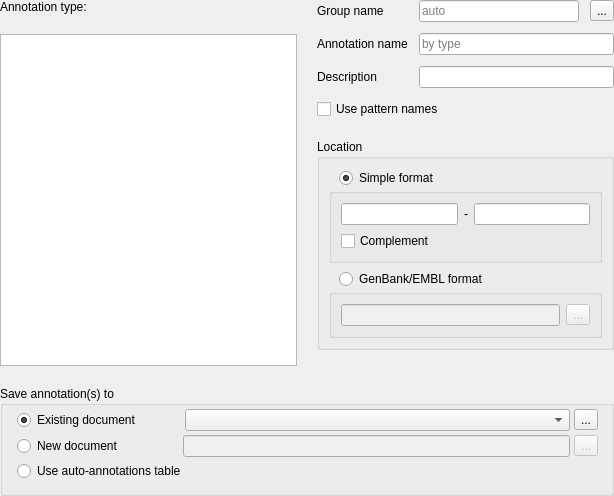
<?xml version="1.0" encoding="UTF-8"?>
<ui version="4.0">
 <class>CreateAnnotationFullWidget</class>
 <widget class="QWidget" name="CreateAnnotationFullWidget">
  <property name="geometry">
   <rect>
    <x>0</x>
    <y>0</y>
    <width>614</width>
    <height>496</height>
   </rect>
  </property>
  <property name="sizePolicy">
   <sizepolicy hsizetype="Preferred" vsizetype="Preferred">
    <horstretch>0</horstretch>
    <verstretch>0</verstretch>
   </sizepolicy>
  </property>
  <property name="windowTitle">
   <string>Create Annotations</string>
  </property>
  <layout class="QVBoxLayout" name="mainLayout">
   <property name="spacing">
    <number>20</number>
   </property>
   <property name="sizeConstraint">
    <enum>QLayout::SetMinAndMaxSize</enum>
   </property>
   <property name="leftMargin">
    <number>0</number>
   </property>
   <property name="topMargin">
    <number>0</number>
   </property>
   <property name="rightMargin">
    <number>0</number>
   </property>
   <property name="bottomMargin">
    <number>0</number>
   </property>
   <item>
    <layout class="QHBoxLayout" name="annotationParametersLayout" stretch="0,0">
     <property name="sizeConstraint">
      <enum>QLayout::SetMinAndMaxSize</enum>
     </property>
     <item>
      <layout class="QVBoxLayout" name="verticalLayout" stretch="0,1">
       <property name="sizeConstraint">
        <enum>QLayout::SetMinAndMaxSize</enum>
       </property>
       <item>
        <widget class="QLabel" name="lblAnnotationType">
         <property name="text">
          <string>Annotation type:</string>
         </property>
        </widget>
       </item>
       <item>
        <widget class="QListWidget" name="lwAnnotationType">
         <property name="sizePolicy">
          <sizepolicy hsizetype="Expanding" vsizetype="Minimum">
           <horstretch>0</horstretch>
           <verstretch>0</verstretch>
          </sizepolicy>
         </property>
        </widget>
       </item>
      </layout>
     </item>
     <item>
      <layout class="QVBoxLayout" name="spacerLayout" stretch="1,0">
       <property name="spacing">
        <number>0</number>
       </property>
       <property name="sizeConstraint">
        <enum>QLayout::SetMinAndMaxSize</enum>
       </property>
       <property name="bottomMargin">
        <number>0</number>
       </property>
       <item>
        <layout class="QVBoxLayout" name="parametersLayout">
         <property name="spacing">
          <number>20</number>
         </property>
         <property name="sizeConstraint">
          <enum>QLayout::SetMinAndMaxSize</enum>
         </property>
         <property name="topMargin">
          <number>0</number>
         </property>
         <property name="bottomMargin">
          <number>0</number>
         </property>
         <item>
          <layout class="QGridLayout" name="gridLayout">
           <property name="sizeConstraint">
            <enum>QLayout::SetMinAndMaxSize</enum>
           </property>
           <property name="spacing">
            <number>11</number>
           </property>
           <item row="1" column="0">
            <widget class="QLabel" name="lblAnnotationName">
             <property name="text">
              <string>Annotation name</string>
             </property>
            </widget>
           </item>
           <item row="3" column="0" colspan="3">
            <widget class="QCheckBox" name="chbUsePatternNames">
             <property name="toolTip">
              <string>Use names of patterns as annotations names. In case the patterns are in FASTA format</string>
             </property>
             <property name="text">
              <string>Use pattern names</string>
             </property>
            </widget>
           </item>
           <item row="0" column="0">
            <widget class="QLabel" name="lblGroupName">
             <property name="text">
              <string>Group name</string>
             </property>
            </widget>
           </item>
           <item row="0" column="2">
            <widget class="QToolButton" name="tbSelectGroupName">
             <property name="toolTip">
              <string>Predefined group names</string>
             </property>
             <property name="text">
              <string>...</string>
             </property>
             <property name="icon">
              <iconset resource="../../U2Gui.qrc">
               <normaloff>:/core/images/group_auto.png</normaloff>:/core/images/group_auto.png</iconset>
             </property>
            </widget>
           </item>
           <item row="1" column="1" colspan="2">
            <widget class="QLineEdit" name="leAnnotationName">
             <property name="maxLength">
              <number>100</number>
             </property>
             <property name="placeholderText">
              <string>by type</string>
             </property>
            </widget>
           </item>
           <item row="2" column="1" colspan="2">
            <widget class="QLineEdit" name="leDescription"/>
           </item>
           <item row="2" column="0">
            <widget class="QLabel" name="lblDescription">
             <property name="text">
              <string>Description</string>
             </property>
            </widget>
           </item>
           <item row="0" column="1">
            <widget class="QLineEdit" name="leGroupName">
             <property name="placeholderText">
              <string>auto</string>
             </property>
            </widget>
           </item>
          </layout>
         </item>
         <item>
          <widget class="QGroupBox" name="gbLocation">
           <property name="sizePolicy">
            <sizepolicy hsizetype="Preferred" vsizetype="Minimum">
             <horstretch>0</horstretch>
             <verstretch>0</verstretch>
            </sizepolicy>
           </property>
           <property name="title">
            <string>Location</string>
           </property>
           <layout class="QVBoxLayout" name="verticalLayout_2">
            <property name="sizeConstraint">
             <enum>QLayout::SetMinAndMaxSize</enum>
            </property>
            <item>
             <layout class="QVBoxLayout" name="verticalLayout_4">
              <property name="spacing">
               <number>0</number>
              </property>
              <item>
               <layout class="QHBoxLayout" name="horizontalLayout_5">
                <item>
                 <spacer name="horizontalSpacer_2">
                  <property name="orientation">
                   <enum>Qt::Horizontal</enum>
                  </property>
                  <property name="sizeType">
                   <enum>QSizePolicy::Fixed</enum>
                  </property>
                  <property name="sizeHint" stdset="0">
                   <size>
                    <width>10</width>
                    <height>0</height>
                   </size>
                  </property>
                 </spacer>
                </item>
                <item>
                 <widget class="QRadioButton" name="rbSimpleFormat">
                  <property name="text">
                   <string>Simple format</string>
                  </property>
                  <property name="checked">
                   <bool>true</bool>
                  </property>
                 </widget>
                </item>
               </layout>
              </item>
              <item>
               <widget class="QGroupBox" name="gbSimpleFormat">
                <layout class="QVBoxLayout" name="verticalLayout_3">
                 <property name="sizeConstraint">
                  <enum>QLayout::SetMinAndMaxSize</enum>
                 </property>
                 <item>
                  <layout class="QHBoxLayout" name="horizontalLayout">
                   <property name="sizeConstraint">
                    <enum>QLayout::SetMinAndMaxSize</enum>
                   </property>
                   <item>
                    <widget class="QLineEdit" name="leRegionStart"/>
                   </item>
                   <item>
                    <widget class="QLabel" name="lblDash">
                     <property name="text">
                      <string>-</string>
                     </property>
                    </widget>
                   </item>
                   <item>
                    <widget class="QLineEdit" name="leRegionEnd"/>
                   </item>
                  </layout>
                 </item>
                 <item>
                  <widget class="QCheckBox" name="chbComplement">
                   <property name="text">
                    <string>Complement</string>
                   </property>
                  </widget>
                 </item>
                </layout>
               </widget>
              </item>
             </layout>
            </item>
            <item>
             <layout class="QVBoxLayout" name="verticalLayout_5">
              <property name="spacing">
               <number>0</number>
              </property>
              <item>
               <layout class="QHBoxLayout" name="horizontalLayout_3">
                <item>
                 <spacer name="horizontalSpacer">
                  <property name="orientation">
                   <enum>Qt::Horizontal</enum>
                  </property>
                  <property name="sizeType">
                   <enum>QSizePolicy::Fixed</enum>
                  </property>
                  <property name="sizeHint" stdset="0">
                   <size>
                    <width>10</width>
                    <height>0</height>
                   </size>
                  </property>
                 </spacer>
                </item>
                <item>
                 <widget class="QRadioButton" name="rbGenbankFormat">
                  <property name="text">
                   <string>GenBank/EMBL format</string>
                  </property>
                 </widget>
                </item>
               </layout>
              </item>
              <item>
               <widget class="QGroupBox" name="gbGenbankFormat">
                <property name="enabled">
                 <bool>false</bool>
                </property>
                <layout class="QHBoxLayout" name="horizontalLayout_2">
                 <property name="sizeConstraint">
                  <enum>QLayout::SetMinAndMaxSize</enum>
                 </property>
                 <item>
                  <widget class="QLineEdit" name="leLocation">
                   <property name="toolTip">
                    <string>Annotation location in GenBank format</string>
                   </property>
                  </widget>
                 </item>
                 <item>
                  <widget class="QToolButton" name="tbDoComplement">
                   <property name="toolTip">
                    <string>Add/remove complement flag</string>
                   </property>
                   <property name="text">
                    <string>...</string>
                   </property>
                   <property name="icon">
                    <iconset resource="../../U2Gui.qrc">
                     <normaloff>:/core/images/do_complement.png</normaloff>:/core/images/do_complement.png</iconset>
                   </property>
                  </widget>
                 </item>
                </layout>
               </widget>
              </item>
             </layout>
            </item>
           </layout>
          </widget>
         </item>
        </layout>
       </item>
       <item>
        <spacer name="verticalSpacer">
         <property name="orientation">
          <enum>Qt::Vertical</enum>
         </property>
         <property name="sizeHint" stdset="0">
          <size>
           <width>20</width>
           <height>0</height>
          </size>
         </property>
        </spacer>
       </item>
      </layout>
     </item>
    </layout>
   </item>
   <item>
    <widget class="QGroupBox" name="gbSaveAnnotationsInnerWidget">
     <property name="title">
      <string>Save annotation(s) to</string>
     </property>
     <layout class="QVBoxLayout" name="verticalLayout_6">
      <property name="spacing">
       <number>0</number>
      </property>
      <property name="leftMargin">
       <number>5</number>
      </property>
      <property name="topMargin">
       <number>0</number>
      </property>
      <property name="rightMargin">
       <number>4</number>
      </property>
      <property name="bottomMargin">
       <number>12</number>
      </property>
      <item>
       <widget class="QWidget" name="saveAnnotationsInnerWidget" native="true">
        <property name="sizePolicy">
         <sizepolicy hsizetype="Preferred" vsizetype="Preferred">
          <horstretch>0</horstretch>
          <verstretch>0</verstretch>
         </sizepolicy>
        </property>
        <property name="toolTip">
         <string>Choose a file to store the annotations</string>
        </property>
        <layout class="QHBoxLayout" name="saveAnnotationsLayout">
         <property name="leftMargin">
          <number>9</number>
         </property>
         <property name="topMargin">
          <number>3</number>
         </property>
         <property name="bottomMargin">
          <number>0</number>
         </property>
         <item>
          <layout class="QVBoxLayout" name="verticalLayout_7">
           <property name="spacing">
            <number>4</number>
           </property>
           <property name="leftMargin">
            <number>0</number>
           </property>
           <property name="topMargin">
            <number>0</number>
           </property>
           <item>
            <layout class="QHBoxLayout" name="horizontalLayout_4">
             <item>
              <widget class="QRadioButton" name="rbExistingTable">
               <property name="text">
                <string>Existing document</string>
               </property>
               <property name="checked">
                <bool>true</bool>
               </property>
              </widget>
             </item>
             <item>
              <spacer name="horizontalSpacer_3">
               <property name="orientation">
                <enum>Qt::Horizontal</enum>
               </property>
               <property name="sizeType">
                <enum>QSizePolicy::Preferred</enum>
               </property>
               <property name="sizeHint" stdset="0">
                <size>
                 <width>40</width>
                 <height>20</height>
                </size>
               </property>
              </spacer>
             </item>
             <item>
              <widget class="QComboBox" name="cbExistingTable">
               <property name="sizePolicy">
                <sizepolicy hsizetype="Expanding" vsizetype="Fixed">
                 <horstretch>0</horstretch>
                 <verstretch>0</verstretch>
                </sizepolicy>
               </property>
               <property name="sizeAdjustPolicy">
                <enum>QComboBox::AdjustToContentsOnFirstShow</enum>
               </property>
              </widget>
             </item>
             <item>
              <widget class="QToolButton" name="tbBrowseExistingTable">
               <property name="text">
                <string>...</string>
               </property>
               <property name="icon">
                <iconset resource="../../U2Gui.qrc">
                 <normaloff>:/core/images/load_selected_documents.png</normaloff>:/core/images/load_selected_documents.png</iconset>
               </property>
              </widget>
             </item>
            </layout>
           </item>
           <item>
            <layout class="QHBoxLayout" name="horizontalLayout_6">
             <item>
              <widget class="QRadioButton" name="rbCreateNewTable">
               <property name="text">
                <string>New document</string>
               </property>
              </widget>
             </item>
             <item>
              <spacer name="horizontalSpacer_4">
               <property name="orientation">
                <enum>Qt::Horizontal</enum>
               </property>
               <property name="sizeType">
                <enum>QSizePolicy::Preferred</enum>
               </property>
               <property name="sizeHint" stdset="0">
                <size>
                 <width>56</width>
                 <height>20</height>
                </size>
               </property>
              </spacer>
             </item>
             <item>
              <widget class="QLineEdit" name="leNewTablePath">
               <property name="enabled">
                <bool>false</bool>
               </property>
              </widget>
             </item>
             <item>
              <widget class="QToolButton" name="tbBrowseNewTable">
               <property name="enabled">
                <bool>false</bool>
               </property>
               <property name="text">
                <string>...</string>
               </property>
              </widget>
             </item>
            </layout>
           </item>
           <item>
            <layout class="QHBoxLayout" name="horizontalLayout_7">
             <item>
              <widget class="QRadioButton" name="rbUseAutoTable">
               <property name="text">
                <string>Use auto-annotations table</string>
               </property>
              </widget>
             </item>
            </layout>
           </item>
          </layout>
         </item>
        </layout>
       </widget>
      </item>
     </layout>
    </widget>
   </item>
  </layout>
 </widget>
 <tabstops>
  <tabstop>lwAnnotationType</tabstop>
  <tabstop>leGroupName</tabstop>
  <tabstop>tbSelectGroupName</tabstop>
  <tabstop>leAnnotationName</tabstop>
  <tabstop>leDescription</tabstop>
  <tabstop>chbUsePatternNames</tabstop>
  <tabstop>rbSimpleFormat</tabstop>
  <tabstop>leRegionStart</tabstop>
  <tabstop>leRegionEnd</tabstop>
  <tabstop>chbComplement</tabstop>
  <tabstop>rbGenbankFormat</tabstop>
  <tabstop>leLocation</tabstop>
  <tabstop>tbDoComplement</tabstop>
  <tabstop>rbExistingTable</tabstop>
  <tabstop>cbExistingTable</tabstop>
  <tabstop>tbBrowseExistingTable</tabstop>
  <tabstop>rbCreateNewTable</tabstop>
  <tabstop>leNewTablePath</tabstop>
  <tabstop>tbBrowseNewTable</tabstop>
  <tabstop>rbUseAutoTable</tabstop>
 </tabstops>
 <resources>
  <include location="../../U2Gui.qrc"/>
 </resources>
 <connections>
  <connection>
   <sender>rbExistingTable</sender>
   <signal>toggled(bool)</signal>
   <receiver>cbExistingTable</receiver>
   <slot>setEnabled(bool)</slot>
   <hints>
    <hint type="sourcelabel">
     <x>98</x>
     <y>387</y>
    </hint>
    <hint type="destinationlabel">
     <x>484</x>
     <y>384</y>
    </hint>
   </hints>
  </connection>
  <connection>
   <sender>rbExistingTable</sender>
   <signal>toggled(bool)</signal>
   <receiver>tbBrowseExistingTable</receiver>
   <slot>setEnabled(bool)</slot>
   <hints>
    <hint type="sourcelabel">
     <x>98</x>
     <y>387</y>
    </hint>
    <hint type="destinationlabel">
     <x>793</x>
     <y>382</y>
    </hint>
   </hints>
  </connection>
  <connection>
   <sender>rbCreateNewTable</sender>
   <signal>toggled(bool)</signal>
   <receiver>leNewTablePath</receiver>
   <slot>setEnabled(bool)</slot>
   <hints>
    <hint type="sourcelabel">
     <x>98</x>
     <y>425</y>
    </hint>
    <hint type="destinationlabel">
     <x>487</x>
     <y>425</y>
    </hint>
   </hints>
  </connection>
  <connection>
   <sender>rbCreateNewTable</sender>
   <signal>toggled(bool)</signal>
   <receiver>tbBrowseNewTable</receiver>
   <slot>setEnabled(bool)</slot>
   <hints>
    <hint type="sourcelabel">
     <x>98</x>
     <y>425</y>
    </hint>
    <hint type="destinationlabel">
     <x>794</x>
     <y>426</y>
    </hint>
   </hints>
  </connection>
  <connection>
   <sender>rbSimpleFormat</sender>
   <signal>toggled(bool)</signal>
   <receiver>gbSimpleFormat</receiver>
   <slot>setEnabled(bool)</slot>
   <hints>
    <hint type="sourcelabel">
     <x>450</x>
     <y>162</y>
    </hint>
    <hint type="destinationlabel">
     <x>440</x>
     <y>211</y>
    </hint>
   </hints>
  </connection>
  <connection>
   <sender>rbGenbankFormat</sender>
   <signal>toggled(bool)</signal>
   <receiver>gbGenbankFormat</receiver>
   <slot>setEnabled(bool)</slot>
   <hints>
    <hint type="sourcelabel">
     <x>450</x>
     <y>271</y>
    </hint>
    <hint type="destinationlabel">
     <x>440</x>
     <y>310</y>
    </hint>
   </hints>
  </connection>
 </connections>
</ui>
